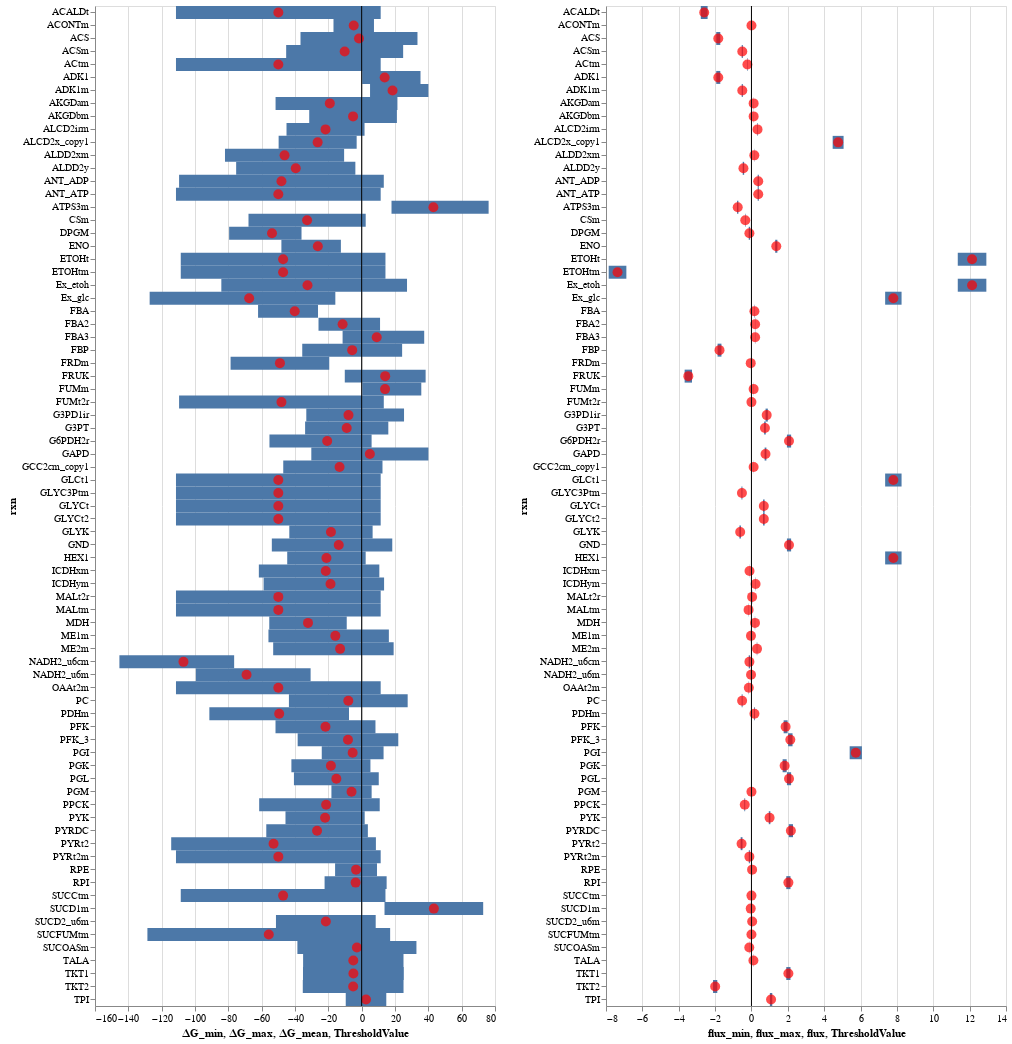

The code cell stored with this chart in its notebook:
### Code cell
height=1000
width=400
plot_dG_and_flux(dG_df, flux_df, height, width)

### Figure 1 — Vega-Lite specification as saved in the notebook (floating-point values rounded to 4 significant figures)
{"$schema": "https://vega.github.io/schema/vega-lite/v2.4.3.json", "config": {"view": {"height": 300, "width": 400}}, "hconcat": [{"layer": [{"data": {"values": [{"rxn": "GLCt1", "∆G_max": 11.41, "∆G_mean": -50, "∆G_min": -111.4}, {"rxn": "HEX1", "∆G_max": 2.403, "∆G_mean": -21.13, "∆G_min": -44.67}, {"rxn": "PGI", "∆G_max": 13.14, "∆G_mean": -5.402, "∆G_min": -23.95}, {"rxn": "PFK", "∆G_max": 8.278, "∆G_mean": -21.71, "∆G_min": -51.7}, {"rxn": "FBP", "∆G_max": 24.28, "∆G_mean": -5.688, "∆G_min": -35.65}, {"rxn": "FBA", "∆G_max": -26.19, "∆G_mean": -40.16, "∆G_min": -62.16}, {"rxn": "TPI", "∆G_max": 14.77, "∆G_mean": 2.61, "∆G_min": -9.553}, {"rxn": "GAPD", "∆G_max": 40.04, "∆G_mean": 4.913, "∆G_min": -30.21}, {"rxn": "PGK", "∆G_max": 5.256, "∆G_mean": -18.45, "∆G_min": -42.16}, {"rxn": "PGM", "∆G_max": 5.983, "∆G_mean": -6.082, "∆G_min": -18.15}, {"rxn": "ENO", "∆G_max": -12.47, "∆G_mean": -26.3, "∆G_min": -48.16}, {"rxn": "PYK", "∆G_max": 1.81, "∆G_mean": -21.95, "∆G_min": -45.71}, {"rxn": "PYRt2m", "∆G_max": 11.41, "∆G_mean": -50, "∆G_min": -111.4}, {"rxn": "GLYK", "∆G_max": 6.57, "∆G_mean": -18.42, "∆G_min": -43.42}, {"rxn": "PYRDC", "∆G_max": 3.717, "∆G_mean": -26.75, "∆G_min": -57.23}, {"rxn": "ALCD2x_copy1", "∆G_max": -3.003, "∆G_mean": -26.41, "∆G_min": -49.82}, {"rxn": "ETOHt", "∆G_max": 14.28, "∆G_mean": -47.13, "∆G_min": -108.5}, {"rxn": "ACALDt", "∆G_max": 11.41, "∆G_mean": -50, "∆G_min": -111.4}, {"rxn": "G3PT", "∆G_max": 15.99, "∆G_mean": -8.973, "∆G_min": -33.94}, {"rxn": "G3PD1ir", "∆G_max": 25.42, "∆G_mean": -7.913, "∆G_min": -33.22}, {"rxn": "GLYCt", "∆G_max": 11.41, "∆G_mean": -50, "∆G_min": -111.4}, {"rxn": "GLYCt2", "∆G_max": 11.41, "∆G_mean": -50, "∆G_min": -111.4}, {"rxn": "ACtm", "∆G_max": 11.41, "∆G_mean": -50, "∆G_min": -111.4}, {"rxn": "PPCK", "∆G_max": 10.84, "∆G_mean": -21.31, "∆G_min": -61.49}, {"rxn": "PDHm", "∆G_max": -7.598, "∆G_mean": -49.49, "∆G_min": -91.38}, {"rxn": "CSm", "∆G_max": 2.419, "∆G_mean": -32.74, "∆G_min": -67.9}, {"rxn": "ICDHym", "∆G_max": 13.45, "∆G_mean": -18.68, "∆G_min": -58.84}, {"rxn": "ACONTm", "∆G_max": 7.38, "∆G_mean": -4.763, "∆G_min": -16.91}, {"rxn": "ICDHxm", "∆G_max": 10.6, "∆G_mean": -21.54, "∆G_min": -61.69}, {"rxn": "AKGDam", "∆G_max": 21.45, "∆G_mean": -19.11, "∆G_min": -51.66}, {"rxn": "AKGDbm", "∆G_max": 21.14, "∆G_mean": -5.16, "∆G_min": -31.46}, {"rxn": "SUCOASm", "∆G_max": 32.86, "∆G_mean": -2.85, "∆G_min": -38.56}, {"rxn": "ME2m", "∆G_max": 19.18, "∆G_mean": -12.94, "∆G_min": -53.09}, {"rxn": "FUMm", "∆G_max": 35.78, "∆G_mean": 14.04, "∆G_min": 0.3325}, {"rxn": "MDH", "∆G_max": -8.956, "∆G_mean": -32.2, "∆G_min": -55.44}, {"rxn": "ALDD2xm", "∆G_max": -10.53, "∆G_mean": -46.27, "∆G_min": -82.0}, {"rxn": "ALDD2y", "∆G_max": -3.784, "∆G_mean": -39.55, "∆G_min": -75.31}, {"rxn": "ACS", "∆G_max": 33.49, "∆G_mean": -1.607, "∆G_min": -36.7}, {"rxn": "ACSm", "∆G_max": 24.89, "∆G_mean": -10.21, "∆G_min": -45.3}, {"rxn": "GCC2cm_copy1", "∆G_max": 12.49, "∆G_mean": -13.27, "∆G_min": -47.05}, {"rxn": "PC", "∆G_max": 27.6, "∆G_mean": -8.022, "∆G_min": -43.65}, {"rxn": "OAAt2m", "∆G_max": 11.41, "∆G_mean": -50, "∆G_min": -111.4}, {"rxn": "ME1m", "∆G_max": 16.32, "∆G_mean": -15.79, "∆G_min": -55.93}, {"rxn": "ALCD2irm", "∆G_max": 1.726, "∆G_mean": -21.68, "∆G_min": -45.09}, {"rxn": "PYRt2", "∆G_max": 8.543, "∆G_mean": -52.87, "∆G_min": -114.3}, {"rxn": "MALtm", "∆G_max": 11.41, "∆G_mean": -50, "∆G_min": -111.4}, {"rxn": "MALt2r", "∆G_max": 11.41, "∆G_mean": -50, "∆G_min": -111.4}, {"rxn": "ATPS3m", "∆G_max": 76.17, "∆G_mean": 43.03, "∆G_min": 17.91}, {"rxn": "ANT_ADP", "∆G_max": 13.27, "∆G_mean": -48.14, "∆G_min": -109.5}, {"rxn": "ANT_ATP", "∆G_max": 11.41, "∆G_mean": -50, "∆G_min": -111.4}, {"rxn": "NADH2_u6m", "∆G_max": -30.63, "∆G_mean": -69.07, "∆G_min": -99.48}, {"rxn": "DPGM", "∆G_max": -36.09, "∆G_mean": -53.79, "∆G_min": -79.52}, {"rxn": "G6PDH2r", "∆G_max": 5.961, "∆G_mean": -20.67, "∆G_min": -55.32}, {"rxn": "PGL", "∆G_max": 10.25, "∆G_mean": -15.19, "∆G_min": -40.64}, {"rxn": "GND", "∆G_max": 18.36, "∆G_mean": -13.76, "∆G_min": -53.9}, {"rxn": "RPE", "∆G_max": 9.204, "∆G_mean": -3.37, "∆G_min": -15.94}, {"rxn": "RPI", "∆G_max": 14.98, "∆G_mean": -3.634, "∆G_min": -22.25}, {"rxn": "TKT1", "∆G_max": 25.28, "∆G_mean": -4.962, "∆G_min": -35.21}, {"rxn": "TKT2", "∆G_max": 25.12, "∆G_mean": -5.105, "∆G_min": -35.33}, {"rxn": "TALA", "∆G_max": 25.1, "∆G_mean": -5.017, "∆G_min": -35.14}, {"rxn": "PFK_3", "∆G_max": 21.97, "∆G_mean": -8.217, "∆G_min": -38.4}, {"rxn": "FBA3", "∆G_max": 37.52, "∆G_mean": 9.029, "∆G_min": -11.44}, {"rxn": "FRUK", "∆G_max": 38.37, "∆G_mean": 14.12, "∆G_min": -10.13}, {"rxn": "FBA2", "∆G_max": 11.03, "∆G_mean": -11.44, "∆G_min": -25.89}, {"rxn": "ADK1m", "∆G_max": 40.04, "∆G_mean": 18.52, "∆G_min": 5.024}, {"rxn": "ADK1", "∆G_max": 35.31, "∆G_mean": 13.79, "∆G_min": 0.2956}, {"rxn": "GLYC3Ptm", "∆G_max": 11.41, "∆G_mean": -50, "∆G_min": -111.4}, {"rxn": "SUCD2_u6m", "∆G_max": 8.419, "∆G_mean": -21.5, "∆G_min": -51.42}, {"rxn": "FRDm", "∆G_max": -19.44, "∆G_mean": -49.04, "∆G_min": -78.64}, {"rxn": "SUCD1m", "∆G_max": 72.91, "∆G_mean": 43.31, "∆G_min": 13.71}, {"rxn": "SUCFUMtm", "∆G_max": 17.09, "∆G_mean": -55.73, "∆G_min": -128.6}, {"rxn": "FUMt2r", "∆G_max": 13.27, "∆G_mean": -48.14, "∆G_min": -109.5}, {"rxn": "SUCCtm", "∆G_max": 14.28, "∆G_mean": -47.13, "∆G_min": -108.5}, {"rxn": "NADH2_u6cm", "∆G_max": -76.51, "∆G_mean": -106.9, "∆G_min": -145.4}, {"rxn": "ETOHtm", "∆G_max": 14.28, "∆G_mean": -47.13, "∆G_min": -108.5}, {"rxn": "Ex_glc", "∆G_max": -15.8, "∆G_mean": -67.49, "∆G_min": -127.2}, {"rxn": "Ex_etoh", "∆G_max": 27.21, "∆G_mean": -32.51, "∆G_min": -84.2}]}, "encoding": {"x": {"field": "∆G_min", "type": "quantitative"}, "x2": {"field": "∆G_max", "type": "quantitative"}, "y": {"field": "rxn", "type": "nominal"}}, "height": 1000, "mark": "rect", "width": 400}, {"data": {"values": [{"rxn": "GLCt1", "∆G_max": 11.41, "∆G_mean": -50, "∆G_min": -111.4}, {"rxn": "HEX1", "∆G_max": 2.403, "∆G_mean": -21.13, "∆G_min": -44.67}, {"rxn": "PGI", "∆G_max": 13.14, "∆G_mean": -5.402, "∆G_min": -23.95}, {"rxn": "PFK", "∆G_max": 8.278, "∆G_mean": -21.71, "∆G_min": -51.7}, {"rxn": "FBP", "∆G_max": 24.28, "∆G_mean": -5.688, "∆G_min": -35.65}, {"rxn": "FBA", "∆G_max": -26.19, "∆G_mean": -40.16, "∆G_min": -62.16}, {"rxn": "TPI", "∆G_max": 14.77, "∆G_mean": 2.61, "∆G_min": -9.553}, {"rxn": "GAPD", "∆G_max": 40.04, "∆G_mean": 4.913, "∆G_min": -30.21}, {"rxn": "PGK", "∆G_max": 5.256, "∆G_mean": -18.45, "∆G_min": -42.16}, {"rxn": "PGM", "∆G_max": 5.983, "∆G_mean": -6.082, "∆G_min": -18.15}, {"rxn": "ENO", "∆G_max": -12.47, "∆G_mean": -26.3, "∆G_min": -48.16}, {"rxn": "PYK", "∆G_max": 1.81, "∆G_mean": -21.95, "∆G_min": -45.71}, {"rxn": "PYRt2m", "∆G_max": 11.41, "∆G_mean": -50, "∆G_min": -111.4}, {"rxn": "GLYK", "∆G_max": 6.57, "∆G_mean": -18.42, "∆G_min": -43.42}, {"rxn": "PYRDC", "∆G_max": 3.717, "∆G_mean": -26.75, "∆G_min": -57.23}, {"rxn": "ALCD2x_copy1", "∆G_max": -3.003, "∆G_mean": -26.41, "∆G_min": -49.82}, {"rxn": "ETOHt", "∆G_max": 14.28, "∆G_mean": -47.13, "∆G_min": -108.5}, {"rxn": "ACALDt", "∆G_max": 11.41, "∆G_mean": -50, "∆G_min": -111.4}, {"rxn": "G3PT", "∆G_max": 15.99, "∆G_mean": -8.973, "∆G_min": -33.94}, {"rxn": "G3PD1ir", "∆G_max": 25.42, "∆G_mean": -7.913, "∆G_min": -33.22}, {"rxn": "GLYCt", "∆G_max": 11.41, "∆G_mean": -50, "∆G_min": -111.4}, {"rxn": "GLYCt2", "∆G_max": 11.41, "∆G_mean": -50, "∆G_min": -111.4}, {"rxn": "ACtm", "∆G_max": 11.41, "∆G_mean": -50, "∆G_min": -111.4}, {"rxn": "PPCK", "∆G_max": 10.84, "∆G_mean": -21.31, "∆G_min": -61.49}, {"rxn": "PDHm", "∆G_max": -7.598, "∆G_mean": -49.49, "∆G_min": -91.38}, {"rxn": "CSm", "∆G_max": 2.419, "∆G_mean": -32.74, "∆G_min": -67.9}, {"rxn": "ICDHym", "∆G_max": 13.45, "∆G_mean": -18.68, "∆G_min": -58.84}, {"rxn": "ACONTm", "∆G_max": 7.38, "∆G_mean": -4.763, "∆G_min": -16.91}, {"rxn": "ICDHxm", "∆G_max": 10.6, "∆G_mean": -21.54, "∆G_min": -61.69}, {"rxn": "AKGDam", "∆G_max": 21.45, "∆G_mean": -19.11, "∆G_min": -51.66}, {"rxn": "AKGDbm", "∆G_max": 21.14, "∆G_mean": -5.16, "∆G_min": -31.46}, {"rxn": "SUCOASm", "∆G_max": 32.86, "∆G_mean": -2.85, "∆G_min": -38.56}, {"rxn": "ME2m", "∆G_max": 19.18, "∆G_mean": -12.94, "∆G_min": -53.09}, {"rxn": "FUMm", "∆G_max": 35.78, "∆G_mean": 14.04, "∆G_min": 0.3325}, {"rxn": "MDH", "∆G_max": -8.956, "∆G_mean": -32.2, "∆G_min": -55.44}, {"rxn": "ALDD2xm", "∆G_max": -10.53, "∆G_mean": -46.27, "∆G_min": -82.0}, {"rxn": "ALDD2y", "∆G_max": -3.784, "∆G_mean": -39.55, "∆G_min": -75.31}, {"rxn": "ACS", "∆G_max": 33.49, "∆G_mean": -1.607, "∆G_min": -36.7}, {"rxn": "ACSm", "∆G_max": 24.89, "∆G_mean": -10.21, "∆G_min": -45.3}, {"rxn": "GCC2cm_copy1", "∆G_max": 12.49, "∆G_mean": -13.27, "∆G_min": -47.05}, {"rxn": "PC", "∆G_max": 27.6, "∆G_mean": -8.022, "∆G_min": -43.65}, {"rxn": "OAAt2m", "∆G_max": 11.41, "∆G_mean": -50, "∆G_min": -111.4}, {"rxn": "ME1m", "∆G_max": 16.32, "∆G_mean": -15.79, "∆G_min": -55.93}, {"rxn": "ALCD2irm", "∆G_max": 1.726, "∆G_mean": -21.68, "∆G_min": -45.09}, {"rxn": "PYRt2", "∆G_max": 8.543, "∆G_mean": -52.87, "∆G_min": -114.3}, {"rxn": "MALtm", "∆G_max": 11.41, "∆G_mean": -50, "∆G_min": -111.4}, {"rxn": "MALt2r", "∆G_max": 11.41, "∆G_mean": -50, "∆G_min": -111.4}, {"rxn": "ATPS3m", "∆G_max": 76.17, "∆G_mean": 43.03, "∆G_min": 17.91}, {"rxn": "ANT_ADP", "∆G_max": 13.27, "∆G_mean": -48.14, "∆G_min": -109.5}, {"rxn": "ANT_ATP", "∆G_max": 11.41, "∆G_mean": -50, "∆G_min": -111.4}, {"rxn": "NADH2_u6m", "∆G_max": -30.63, "∆G_mean": -69.07, "∆G_min": -99.48}, {"rxn": "DPGM", "∆G_max": -36.09, "∆G_mean": -53.79, "∆G_min": -79.52}, {"rxn": "G6PDH2r", "∆G_max": 5.961, "∆G_mean": -20.67, "∆G_min": -55.32}, {"rxn": "PGL", "∆G_max": 10.25, "∆G_mean": -15.19, "∆G_min": -40.64}, {"rxn": "GND", "∆G_max": 18.36, "∆G_mean": -13.76, "∆G_min": -53.9}, {"rxn": "RPE", "∆G_max": 9.204, "∆G_mean": -3.37, "∆G_min": -15.94}, {"rxn": "RPI", "∆G_max": 14.98, "∆G_mean": -3.634, "∆G_min": -22.25}, {"rxn": "TKT1", "∆G_max": 25.28, "∆G_mean": -4.962, "∆G_min": -35.21}, {"rxn": "TKT2", "∆G_max": 25.12, "∆G_mean": -5.105, "∆G_min": -35.33}, {"rxn": "TALA", "∆G_max": 25.1, "∆G_mean": -5.017, "∆G_min": -35.14}, {"rxn": "PFK_3", "∆G_max": 21.97, "∆G_mean": -8.217, "∆G_min": -38.4}, {"rxn": "FBA3", "∆G_max": 37.52, "∆G_mean": 9.029, "∆G_min": -11.44}, {"rxn": "FRUK", "∆G_max": 38.37, "∆G_mean": 14.12, "∆G_min": -10.13}, {"rxn": "FBA2", "∆G_max": 11.03, "∆G_mean": -11.44, "∆G_min": -25.89}, {"rxn": "ADK1m", "∆G_max": 40.04, "∆G_mean": 18.52, "∆G_min": 5.024}, {"rxn": "ADK1", "∆G_max": 35.31, "∆G_mean": 13.79, "∆G_min": 0.2956}, {"rxn": "GLYC3Ptm", "∆G_max": 11.41, "∆G_mean": -50, "∆G_min": -111.4}, {"rxn": "SUCD2_u6m", "∆G_max": 8.419, "∆G_mean": -21.5, "∆G_min": -51.42}, {"rxn": "FRDm", "∆G_max": -19.44, "∆G_mean": -49.04, "∆G_min": -78.64}, {"rxn": "SUCD1m", "∆G_max": 72.91, "∆G_mean": 43.31, "∆G_min": 13.71}, {"rxn": "SUCFUMtm", "∆G_max": 17.09, "∆G_mean": -55.73, "∆G_min": -128.6}, {"rxn": "FUMt2r", "∆G_max": 13.27, "∆G_mean": -48.14, "∆G_min": -109.5}, {"rxn": "SUCCtm", "∆G_max": 14.28, "∆G_mean": -47.13, "∆G_min": -108.5}, {"rxn": "NADH2_u6cm", "∆G_max": -76.51, "∆G_mean": -106.9, "∆G_min": -145.4}, {"rxn": "ETOHtm", "∆G_max": 14.28, "∆G_mean": -47.13, "∆G_min": -108.5}, {"rxn": "Ex_glc", "∆G_max": -15.8, "∆G_mean": -67.49, "∆G_min": -127.2}, {"rxn": "Ex_etoh", "∆G_max": 27.21, "∆G_mean": -32.51, "∆G_min": -84.2}]}, "encoding": {"tooltip": [{"field": "rxn", "type": "nominal"}, {"field": "∆G_mean", "type": "quantitative"}], "x": {"field": "∆G_mean", "type": "quantitative"}, "y": {"field": "rxn", "type": "nominal"}}, "mark": {"color": "red", "filled": true, "size": 100, "type": "point"}, "selection": {"selector001": {"bind": "scales", "encodings": ["x", "y"], "mark": {"fill": "#333", "fillOpacity": 0.125, "stroke": "white"}, "on": "[mousedown, window:mouseup] > window:mousemove!", "resolve": "global", "translate": "[mousedown, window:mouseup] > window:mousemove!", "type": "interval", "zoom": "wheel!"}}}, {"data": {"values": [{"Threshold": "hazardous", "ThresholdValue": 0}]}, "encoding": {"x": {"field": "ThresholdValue", "type": "quantitative"}}, "mark": "rule"}]}, {"layer": [{"data": {"values": [{"flux": 7.805, "flux_max": 8.256, "flux_min": 7.353, "flux_std": 0.4513, "rxn": "GLCt1"}, {"flux": 7.805, "flux_max": 8.256, "flux_min": 7.353, "flux_std": 0.4513, "rxn": "HEX1"}, {"flux": 5.738, "flux_max": 6.075, "flux_min": 5.402, "flux_std": 0.3367, "rxn": "PGI"}, {"flux": 1.879, "flux_max": 1.987, "flux_min": 1.77, "flux_std": 0.1085, "rxn": "PFK"}, {"flux": -1.757, "flux_max": -1.651, "flux_min": -1.863, "flux_std": 0.1059, "rxn": "FBP"}, {"flux": 0.1638, "flux_max": 0.1753, "flux_min": 0.1524, "flux_std": 0.01145, "rxn": "FBA"}, {"flux": 1.079, "flux_max": 1.144, "flux_min": 1.013, "flux_std": 0.06557, "rxn": "TPI"}, {"flux": 0.773, "flux_max": 0.8222, "flux_min": 0.7238, "flux_std": 0.04919, "rxn": "GAPD"}, {"flux": 1.825, "flux_max": 1.936, "flux_min": 1.715, "flux_std": 0.1109, "rxn": "PGK"}, {"flux": -8.116e-16, "flux_max": -7.66e-16, "flux_min": -8.571e-16, "flux_std": 4.555e-17, "rxn": "PGM"}, {"flux": 1.365, "flux_max": 1.425, "flux_min": 1.306, "flux_std": 0.0599, "rxn": "ENO"}, {"flux": 0.9972, "flux_max": 1.04, "flux_min": 0.9538, "flux_std": 0.04332, "rxn": "PYK"}, {"flux": -0.1145, "flux_max": -0.08457, "flux_min": -0.1445, "flux_std": 0.02996, "rxn": "PYRt2m"}, {"flux": -0.6204, "flux_max": -0.5779, "flux_min": -0.663, "flux_std": 0.04252, "rxn": "GLYK"}, {"flux": 2.168, "flux_max": 2.285, "flux_min": 2.052, "flux_std": 0.1163, "rxn": "PYRDC"}, {"flux": 4.767, "flux_max": 5.067, "flux_min": 4.467, "flux_std": 0.3001, "rxn": "ALCD2x_copy1"}, {"flux": 12.13, "flux_max": 12.92, "flux_min": 11.35, "flux_std": 0.786, "rxn": "ETOHt"}, {"flux": -2.599, "flux_max": -2.412, "flux_min": -2.786, "flux_std": 0.1868, "rxn": "ACALDt"}, {"flux": 0.742, "flux_max": 0.7867, "flux_min": 0.6972, "flux_std": 0.04473, "rxn": "G3PT"}, {"flux": 0.8386, "flux_max": 0.9015, "flux_min": 0.7758, "flux_std": 0.06282, "rxn": "G3PD1ir"}, {"flux": 0.6812, "flux_max": 0.7248, "flux_min": 0.6377, "flux_std": 0.04355, "rxn": "GLYCt"}, {"flux": 0.6812, "flux_max": 0.7248, "flux_min": 0.6377, "flux_std": 0.04355, "rxn": "GLYCt2"}, {"flux": -0.2215, "flux_max": -0.2076, "flux_min": -0.2353, "flux_std": 0.01384, "rxn": "ACtm"}, {"flux": -0.3683, "flux_max": -0.3458, "flux_min": -0.3909, "flux_std": 0.02255, "rxn": "PPCK"}, {"flux": 0.1648, "flux_max": 0.188, "flux_min": 0.1416, "flux_std": 0.02323, "rxn": "PDHm"}, {"flux": -0.3397, "flux_max": -0.325, "flux_min": -0.3543, "flux_std": 0.01468, "rxn": "CSm"}, {"flux": 0.2266, "flux_max": 0.2371, "flux_min": 0.2161, "flux_std": 0.01053, "rxn": "ICDHym"}, {"flux": 1.385e-15, "flux_max": 1.487e-15, "flux_min": 1.283e-15, "flux_std": 1.02e-16, "rxn": "ACONTm"}, {"flux": -0.1065, "flux_max": -0.1007, "flux_min": -0.1123, "flux_std": 0.005805, "rxn": "ICDHxm"}, {"flux": 0.1201, "flux_max": 0.1253, "flux_min": 0.1149, "flux_std": 0.005196, "rxn": "AKGDam"}, {"flux": 0.1201, "flux_max": 0.1253, "flux_min": 0.1149, "flux_std": 0.005196, "rxn": "AKGDbm"}, {"flux": -0.1201, "flux_max": -0.1149, "flux_min": -0.1253, "flux_std": 0.005196, "rxn": "SUCOASm"}, {"flux": 0.3062, "flux_max": 0.3194, "flux_min": 0.293, "flux_std": 0.01321, "rxn": "ME2m"}, {"flux": 0.1208, "flux_max": 0.1269, "flux_min": 0.1146, "flux_std": 0.006152, "rxn": "FUMm"}, {"flux": 0.1946, "flux_max": 0.2048, "flux_min": 0.1843, "flux_std": 0.01025, "rxn": "MDH"}, {"flux": 0.1582, "flux_max": 0.1657, "flux_min": 0.1507, "flux_std": 0.00752, "rxn": "ALDD2xm"}, {"flux": -0.4411, "flux_max": -0.4018, "flux_min": -0.4805, "flux_std": 0.03936, "rxn": "ALDD2y"}, {"flux": -1.825, "flux_max": -1.715, "flux_min": -1.936, "flux_std": 0.1109, "rxn": "ACS"}, {"flux": -0.5044, "flux_max": -0.474, "flux_min": -0.5349, "flux_std": 0.03043, "rxn": "ACSm"}, {"flux": 0.1201, "flux_max": 0.1253, "flux_min": 0.1149, "flux_std": 0.005196, "rxn": "GCC2cm_copy1"}, {"flux": -0.5134, "flux_max": -0.4894, "flux_min": -0.5374, "flux_std": 0.02401, "rxn": "PC"}, {"flux": -0.1451, "flux_max": -0.1359, "flux_min": -0.1543, "flux_std": 0.009187, "rxn": "OAAt2m"}, {"flux": -0.02687, "flux_max": -0.01933, "flux_min": -0.03442, "flux_std": 0.007547, "rxn": "ME1m"}, {"flux": 0.3331, "flux_max": 0.3493, "flux_min": 0.3169, "flux_std": 0.0162, "rxn": "ALCD2irm"}, {"flux": -0.5433, "flux_max": -0.4937, "flux_min": -0.5929, "flux_std": 0.04963, "rxn": "PYRt2"}, {"flux": -0.1586, "flux_max": -0.1506, "flux_min": -0.1666, "flux_std": 0.008009, "rxn": "MALtm"}, {"flux": 0.03601, "flux_max": 0.04618, "flux_min": 0.02584, "flux_std": 0.01017, "rxn": "MALt2r"}, {"flux": -0.7556, "flux_max": -0.7193, "flux_min": -0.7918, "flux_std": 0.03624, "rxn": "ATPS3m"}, {"flux": 0.3735, "flux_max": 0.405, "flux_min": 0.342, "flux_std": 0.03151, "rxn": "ANT_ADP"}, {"flux": 0.3735, "flux_max": 0.405, "flux_min": 0.342, "flux_std": 0.03151, "rxn": "ANT_ATP"}, {"flux": -0.0233, "flux_max": -0.01606, "flux_min": -0.03053, "flux_std": 0.007236, "rxn": "NADH2_u6m"}, {"flux": -0.1129, "flux_max": -0.07603, "flux_min": -0.1497, "flux_std": 0.03684, "rxn": "DPGM"}, {"flux": 2.066, "flux_max": 2.181, "flux_min": 1.952, "flux_std": 0.1147, "rxn": "G6PDH2r"}, {"flux": 2.066, "flux_max": 2.181, "flux_min": 1.952, "flux_std": 0.1147, "rxn": "PGL"}, {"flux": 2.066, "flux_max": 2.181, "flux_min": 1.952, "flux_std": 0.1147, "rxn": "GND"}, {"flux": 0.03518, "flux_max": 0.03848, "flux_min": 0.03187, "flux_std": 0.003307, "rxn": "RPE"}, {"flux": 2.031, "flux_max": 2.147, "flux_min": 1.916, "flux_std": 0.1154, "rxn": "RPI"}, {"flux": 2.031, "flux_max": 2.147, "flux_min": 1.916, "flux_std": 0.1154, "rxn": "TKT1"}, {"flux": -1.996, "flux_max": -1.88, "flux_min": -2.112, "flux_std": 0.1163, "rxn": "TKT2"}, {"flux": 0.1067, "flux_max": 0.1128, "flux_min": 0.1006, "flux_std": 0.006075, "rxn": "TALA"}, {"flux": 2.138, "flux_max": 2.259, "flux_min": 2.016, "flux_std": 0.1215, "rxn": "PFK_3"}, {"flux": 0.202, "flux_max": 0.2109, "flux_min": 0.1931, "flux_std": 0.008921, "rxn": "FBA3"}, {"flux": -3.472, "flux_max": -3.269, "flux_min": -3.675, "flux_std": 0.2031, "rxn": "FRUK"}, {"flux": 0.202, "flux_max": 0.2109, "flux_min": 0.1931, "flux_std": 0.008921, "rxn": "FBA2"}, {"flux": -0.5044, "flux_max": -0.474, "flux_min": -0.5349, "flux_std": 0.03043, "rxn": "ADK1m"}, {"flux": -1.825, "flux_max": -1.715, "flux_min": -1.936, "flux_std": 0.1109, "rxn": "ADK1"}, {"flux": -0.5238, "flux_max": -0.4977, "flux_min": -0.5498, "flux_std": 0.02603, "rxn": "GLYC3Ptm"}, {"flux": 0.04005, "flux_max": 0.04178, "flux_min": 0.03832, "flux_std": 0.001732, "rxn": "SUCD2_u6m"}, {"flux": -0.04005, "flux_max": -0.03832, "flux_min": -0.04178, "flux_std": 0.001732, "rxn": "FRDm"}, {"flux": -0.04005, "flux_max": -0.03832, "flux_min": -0.04178, "flux_std": 0.001732, "rxn": "SUCD1m"}, {"flux": -0.0006044, "flux_max": 0.003043, "flux_min": -0.004251, "flux_std": 0.003647, "rxn": "SUCFUMtm"}, {"flux": -0.0006044, "flux_max": 0.003043, "flux_min": -0.004251, "flux_std": 0.003647, "rxn": "FUMt2r"}, {"flux": -0.0006044, "flux_max": 0.003043, "flux_min": -0.004251, "flux_std": 0.003647, "rxn": "SUCCtm"}, {"flux": -0.1129, "flux_max": -0.07603, "flux_min": -0.1497, "flux_std": 0.03684, "rxn": "NADH2_u6cm"}, {"flux": -7.366, "flux_max": -6.88, "flux_min": -7.852, "flux_std": 0.4861, "rxn": "ETOHtm"}, {"flux": 7.805, "flux_max": 8.256, "flux_min": 7.353, "flux_std": 0.4513, "rxn": "Ex_glc"}, {"flux": 12.13, "flux_max": 12.92, "flux_min": 11.35, "flux_std": 0.786, "rxn": "Ex_etoh"}]}, "encoding": {"x": {"field": "flux_min", "type": "quantitative"}, "x2": {"field": "flux_max", "type": "quantitative"}, "y": {"field": "rxn", "type": "nominal"}}, "height": 1000, "mark": "rect", "width": 400}, {"data": {"values": [{"flux": 7.805, "flux_max": 8.256, "flux_min": 7.353, "flux_std": 0.4513, "rxn": "GLCt1"}, {"flux": 7.805, "flux_max": 8.256, "flux_min": 7.353, "flux_std": 0.4513, "rxn": "HEX1"}, {"flux": 5.738, "flux_max": 6.075, "flux_min": 5.402, "flux_std": 0.3367, "rxn": "PGI"}, {"flux": 1.879, "flux_max": 1.987, "flux_min": 1.77, "flux_std": 0.1085, "rxn": "PFK"}, {"flux": -1.757, "flux_max": -1.651, "flux_min": -1.863, "flux_std": 0.1059, "rxn": "FBP"}, {"flux": 0.1638, "flux_max": 0.1753, "flux_min": 0.1524, "flux_std": 0.01145, "rxn": "FBA"}, {"flux": 1.079, "flux_max": 1.144, "flux_min": 1.013, "flux_std": 0.06557, "rxn": "TPI"}, {"flux": 0.773, "flux_max": 0.8222, "flux_min": 0.7238, "flux_std": 0.04919, "rxn": "GAPD"}, {"flux": 1.825, "flux_max": 1.936, "flux_min": 1.715, "flux_std": 0.1109, "rxn": "PGK"}, {"flux": -8.116e-16, "flux_max": -7.66e-16, "flux_min": -8.571e-16, "flux_std": 4.555e-17, "rxn": "PGM"}, {"flux": 1.365, "flux_max": 1.425, "flux_min": 1.306, "flux_std": 0.0599, "rxn": "ENO"}, {"flux": 0.9972, "flux_max": 1.04, "flux_min": 0.9538, "flux_std": 0.04332, "rxn": "PYK"}, {"flux": -0.1145, "flux_max": -0.08457, "flux_min": -0.1445, "flux_std": 0.02996, "rxn": "PYRt2m"}, {"flux": -0.6204, "flux_max": -0.5779, "flux_min": -0.663, "flux_std": 0.04252, "rxn": "GLYK"}, {"flux": 2.168, "flux_max": 2.285, "flux_min": 2.052, "flux_std": 0.1163, "rxn": "PYRDC"}, {"flux": 4.767, "flux_max": 5.067, "flux_min": 4.467, "flux_std": 0.3001, "rxn": "ALCD2x_copy1"}, {"flux": 12.13, "flux_max": 12.92, "flux_min": 11.35, "flux_std": 0.786, "rxn": "ETOHt"}, {"flux": -2.599, "flux_max": -2.412, "flux_min": -2.786, "flux_std": 0.1868, "rxn": "ACALDt"}, {"flux": 0.742, "flux_max": 0.7867, "flux_min": 0.6972, "flux_std": 0.04473, "rxn": "G3PT"}, {"flux": 0.8386, "flux_max": 0.9015, "flux_min": 0.7758, "flux_std": 0.06282, "rxn": "G3PD1ir"}, {"flux": 0.6812, "flux_max": 0.7248, "flux_min": 0.6377, "flux_std": 0.04355, "rxn": "GLYCt"}, {"flux": 0.6812, "flux_max": 0.7248, "flux_min": 0.6377, "flux_std": 0.04355, "rxn": "GLYCt2"}, {"flux": -0.2215, "flux_max": -0.2076, "flux_min": -0.2353, "flux_std": 0.01384, "rxn": "ACtm"}, {"flux": -0.3683, "flux_max": -0.3458, "flux_min": -0.3909, "flux_std": 0.02255, "rxn": "PPCK"}, {"flux": 0.1648, "flux_max": 0.188, "flux_min": 0.1416, "flux_std": 0.02323, "rxn": "PDHm"}, {"flux": -0.3397, "flux_max": -0.325, "flux_min": -0.3543, "flux_std": 0.01468, "rxn": "CSm"}, {"flux": 0.2266, "flux_max": 0.2371, "flux_min": 0.2161, "flux_std": 0.01053, "rxn": "ICDHym"}, {"flux": 1.385e-15, "flux_max": 1.487e-15, "flux_min": 1.283e-15, "flux_std": 1.02e-16, "rxn": "ACONTm"}, {"flux": -0.1065, "flux_max": -0.1007, "flux_min": -0.1123, "flux_std": 0.005805, "rxn": "ICDHxm"}, {"flux": 0.1201, "flux_max": 0.1253, "flux_min": 0.1149, "flux_std": 0.005196, "rxn": "AKGDam"}, {"flux": 0.1201, "flux_max": 0.1253, "flux_min": 0.1149, "flux_std": 0.005196, "rxn": "AKGDbm"}, {"flux": -0.1201, "flux_max": -0.1149, "flux_min": -0.1253, "flux_std": 0.005196, "rxn": "SUCOASm"}, {"flux": 0.3062, "flux_max": 0.3194, "flux_min": 0.293, "flux_std": 0.01321, "rxn": "ME2m"}, {"flux": 0.1208, "flux_max": 0.1269, "flux_min": 0.1146, "flux_std": 0.006152, "rxn": "FUMm"}, {"flux": 0.1946, "flux_max": 0.2048, "flux_min": 0.1843, "flux_std": 0.01025, "rxn": "MDH"}, {"flux": 0.1582, "flux_max": 0.1657, "flux_min": 0.1507, "flux_std": 0.00752, "rxn": "ALDD2xm"}, {"flux": -0.4411, "flux_max": -0.4018, "flux_min": -0.4805, "flux_std": 0.03936, "rxn": "ALDD2y"}, {"flux": -1.825, "flux_max": -1.715, "flux_min": -1.936, "flux_std": 0.1109, "rxn": "ACS"}, {"flux": -0.5044, "flux_max": -0.474, "flux_min": -0.5349, "flux_std": 0.03043, "rxn": "ACSm"}, {"flux": 0.1201, "flux_max": 0.1253, "flux_min": 0.1149, "flux_std": 0.005196, "rxn": "GCC2cm_copy1"}, {"flux": -0.5134, "flux_max": -0.4894, "flux_min": -0.5374, "flux_std": 0.02401, "rxn": "PC"}, {"flux": -0.1451, "flux_max": -0.1359, "flux_min": -0.1543, "flux_std": 0.009187, "rxn": "OAAt2m"}, {"flux": -0.02687, "flux_max": -0.01933, "flux_min": -0.03442, "flux_std": 0.007547, "rxn": "ME1m"}, {"flux": 0.3331, "flux_max": 0.3493, "flux_min": 0.3169, "flux_std": 0.0162, "rxn": "ALCD2irm"}, {"flux": -0.5433, "flux_max": -0.4937, "flux_min": -0.5929, "flux_std": 0.04963, "rxn": "PYRt2"}, {"flux": -0.1586, "flux_max": -0.1506, "flux_min": -0.1666, "flux_std": 0.008009, "rxn": "MALtm"}, {"flux": 0.03601, "flux_max": 0.04618, "flux_min": 0.02584, "flux_std": 0.01017, "rxn": "MALt2r"}, {"flux": -0.7556, "flux_max": -0.7193, "flux_min": -0.7918, "flux_std": 0.03624, "rxn": "ATPS3m"}, {"flux": 0.3735, "flux_max": 0.405, "flux_min": 0.342, "flux_std": 0.03151, "rxn": "ANT_ADP"}, {"flux": 0.3735, "flux_max": 0.405, "flux_min": 0.342, "flux_std": 0.03151, "rxn": "ANT_ATP"}, {"flux": -0.0233, "flux_max": -0.01606, "flux_min": -0.03053, "flux_std": 0.007236, "rxn": "NADH2_u6m"}, {"flux": -0.1129, "flux_max": -0.07603, "flux_min": -0.1497, "flux_std": 0.03684, "rxn": "DPGM"}, {"flux": 2.066, "flux_max": 2.181, "flux_min": 1.952, "flux_std": 0.1147, "rxn": "G6PDH2r"}, {"flux": 2.066, "flux_max": 2.181, "flux_min": 1.952, "flux_std": 0.1147, "rxn": "PGL"}, {"flux": 2.066, "flux_max": 2.181, "flux_min": 1.952, "flux_std": 0.1147, "rxn": "GND"}, {"flux": 0.03518, "flux_max": 0.03848, "flux_min": 0.03187, "flux_std": 0.003307, "rxn": "RPE"}, {"flux": 2.031, "flux_max": 2.147, "flux_min": 1.916, "flux_std": 0.1154, "rxn": "RPI"}, {"flux": 2.031, "flux_max": 2.147, "flux_min": 1.916, "flux_std": 0.1154, "rxn": "TKT1"}, {"flux": -1.996, "flux_max": -1.88, "flux_min": -2.112, "flux_std": 0.1163, "rxn": "TKT2"}, {"flux": 0.1067, "flux_max": 0.1128, "flux_min": 0.1006, "flux_std": 0.006075, "rxn": "TALA"}, {"flux": 2.138, "flux_max": 2.259, "flux_min": 2.016, "flux_std": 0.1215, "rxn": "PFK_3"}, {"flux": 0.202, "flux_max": 0.2109, "flux_min": 0.1931, "flux_std": 0.008921, "rxn": "FBA3"}, {"flux": -3.472, "flux_max": -3.269, "flux_min": -3.675, "flux_std": 0.2031, "rxn": "FRUK"}, {"flux": 0.202, "flux_max": 0.2109, "flux_min": 0.1931, "flux_std": 0.008921, "rxn": "FBA2"}, {"flux": -0.5044, "flux_max": -0.474, "flux_min": -0.5349, "flux_std": 0.03043, "rxn": "ADK1m"}, {"flux": -1.825, "flux_max": -1.715, "flux_min": -1.936, "flux_std": 0.1109, "rxn": "ADK1"}, {"flux": -0.5238, "flux_max": -0.4977, "flux_min": -0.5498, "flux_std": 0.02603, "rxn": "GLYC3Ptm"}, {"flux": 0.04005, "flux_max": 0.04178, "flux_min": 0.03832, "flux_std": 0.001732, "rxn": "SUCD2_u6m"}, {"flux": -0.04005, "flux_max": -0.03832, "flux_min": -0.04178, "flux_std": 0.001732, "rxn": "FRDm"}, {"flux": -0.04005, "flux_max": -0.03832, "flux_min": -0.04178, "flux_std": 0.001732, "rxn": "SUCD1m"}, {"flux": -0.0006044, "flux_max": 0.003043, "flux_min": -0.004251, "flux_std": 0.003647, "rxn": "SUCFUMtm"}, {"flux": -0.0006044, "flux_max": 0.003043, "flux_min": -0.004251, "flux_std": 0.003647, "rxn": "FUMt2r"}, {"flux": -0.0006044, "flux_max": 0.003043, "flux_min": -0.004251, "flux_std": 0.003647, "rxn": "SUCCtm"}, {"flux": -0.1129, "flux_max": -0.07603, "flux_min": -0.1497, "flux_std": 0.03684, "rxn": "NADH2_u6cm"}, {"flux": -7.366, "flux_max": -6.88, "flux_min": -7.852, "flux_std": 0.4861, "rxn": "ETOHtm"}, {"flux": 7.805, "flux_max": 8.256, "flux_min": 7.353, "flux_std": 0.4513, "rxn": "Ex_glc"}, {"flux": 12.13, "flux_max": 12.92, "flux_min": 11.35, "flux_std": 0.786, "rxn": "Ex_etoh"}]}, "encoding": {"tooltip": [{"field": "rxn", "type": "nominal"}, {"field": "flux", "type": "quantitative"}], "x": {"field": "flux", "type": "quantitative"}, "y": {"field": "rxn", "type": "nominal"}}, "mark": {"color": "red", "filled": true, "size": 100, "type": "point"}, "selection": {"selector002": {"bind": "scales", "encodings": ["x", "y"], "mark": {"fill": "#333", "fillOpacity": 0.125, "stroke": "white"}, "on": "[mousedown, window:mouseup] > window:mousemove!", "resolve": "global", "translate": "[mousedown, window:mouseup] > window:mousemove!", "type": "interval", "zoom": "wheel!"}}}, {"data": {"values": [{"Threshold": "hazardous", "ThresholdValue": 0}]}, "encoding": {"x": {"field": "ThresholdValue", "type": "quantitative"}}, "mark": "rule"}]}]}
